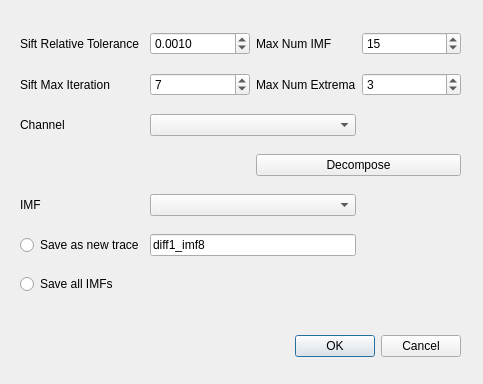
<?xml version="1.0" encoding="UTF-8"?>
<ui version="4.0">
 <class>Dialog</class>
 <widget class="QDialog" name="Dialog">
  <property name="geometry">
   <rect>
    <x>0</x>
    <y>0</y>
    <width>483</width>
    <height>384</height>
   </rect>
  </property>
  <property name="windowTitle">
   <string>EMD</string>
  </property>
  <widget class="QDialogButtonBox" name="buttonBox">
   <property name="geometry">
    <rect>
     <x>120</x>
     <y>330</y>
     <width>341</width>
     <height>32</height>
    </rect>
   </property>
   <property name="orientation">
    <enum>Qt::Horizontal</enum>
   </property>
   <property name="standardButtons">
    <set>QDialogButtonBox::Cancel|QDialogButtonBox::Ok</set>
   </property>
  </widget>
  <widget class="QWidget" name="gridLayoutWidget">
   <property name="geometry">
    <rect>
     <x>20</x>
     <y>20</y>
     <width>441</width>
     <height>291</height>
    </rect>
   </property>
   <layout class="QGridLayout" name="gridLayout">
    <item row="0" column="3">
     <widget class="QSpinBox" name="spinBoxNumIMF">
      <property name="value">
       <number>15</number>
      </property>
     </widget>
    </item>
    <item row="6" column="0">
     <widget class="QRadioButton" name="radioButtonAll">
      <property name="text">
       <string>Save all IMFs</string>
      </property>
     </widget>
    </item>
    <item row="2" column="0">
     <widget class="QLabel" name="label_5">
      <property name="text">
       <string>Channel</string>
      </property>
     </widget>
    </item>
    <item row="2" column="1" colspan="2">
     <widget class="QComboBox" name="comboBoxCH"/>
    </item>
    <item row="5" column="0">
     <widget class="QRadioButton" name="radioButtonNew">
      <property name="text">
       <string>Save as new trace</string>
      </property>
     </widget>
    </item>
    <item row="0" column="0">
     <widget class="QLabel" name="label">
      <property name="text">
       <string>Sift Relative Tolerance</string>
      </property>
     </widget>
    </item>
    <item row="5" column="1" colspan="2">
     <widget class="QLineEdit" name="lineEdit">
      <property name="text">
       <string>diff1_imf8</string>
      </property>
     </widget>
    </item>
    <item row="1" column="0">
     <widget class="QLabel" name="label_2">
      <property name="text">
       <string>Sift Max Iteration</string>
      </property>
     </widget>
    </item>
    <item row="3" column="2" colspan="2">
     <widget class="QPushButton" name="pushButtonDecompose">
      <property name="text">
       <string>Decompose</string>
      </property>
     </widget>
    </item>
    <item row="1" column="2">
     <widget class="QLabel" name="label_4">
      <property name="text">
       <string>Max Num Extrema</string>
      </property>
     </widget>
    </item>
    <item row="0" column="2">
     <widget class="QLabel" name="label_3">
      <property name="text">
       <string>Max Num IMF</string>
      </property>
     </widget>
    </item>
    <item row="1" column="1">
     <widget class="QSpinBox" name="spinBoxMaxIt">
      <property name="value">
       <number>7</number>
      </property>
     </widget>
    </item>
    <item row="0" column="1">
     <widget class="QDoubleSpinBox" name="doubleSpinBox">
      <property name="decimals">
       <number>4</number>
      </property>
      <property name="value">
       <double>0.001000000000000</double>
      </property>
     </widget>
    </item>
    <item row="1" column="3">
     <widget class="QSpinBox" name="spinBoxNumExtr">
      <property name="value">
       <number>3</number>
      </property>
     </widget>
    </item>
    <item row="4" column="0">
     <widget class="QLabel" name="label_6">
      <property name="text">
       <string>IMF</string>
      </property>
     </widget>
    </item>
    <item row="4" column="1" colspan="2">
     <widget class="QComboBox" name="comboBoxIMF"/>
    </item>
   </layout>
  </widget>
 </widget>
 <resources/>
 <connections>
  <connection>
   <sender>buttonBox</sender>
   <signal>accepted()</signal>
   <receiver>Dialog</receiver>
   <slot>accept()</slot>
   <hints>
    <hint type="sourcelabel">
     <x>248</x>
     <y>254</y>
    </hint>
    <hint type="destinationlabel">
     <x>157</x>
     <y>274</y>
    </hint>
   </hints>
  </connection>
  <connection>
   <sender>buttonBox</sender>
   <signal>rejected()</signal>
   <receiver>Dialog</receiver>
   <slot>reject()</slot>
   <hints>
    <hint type="sourcelabel">
     <x>316</x>
     <y>260</y>
    </hint>
    <hint type="destinationlabel">
     <x>286</x>
     <y>274</y>
    </hint>
   </hints>
  </connection>
 </connections>
</ui>
